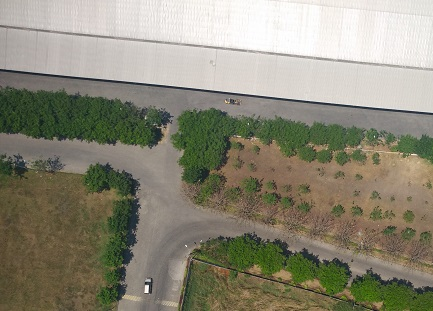
//> input picture A1.jpg, 433 x 311 px
$ ./imgreg   (built with g++ and OpenCV 4)
//> lines starting //> are read from the running program, lines starting //| are printed output that depends on the picture; after the words box and inside, x2 and y2 are one past the last pixel; in counts of white or black regions, pixels touching at a corner belong together
#include <opencv2\highgui\highgui.hpp>
#include <opencv2\core\core.hpp>
#include <opencv2\imgproc\imgproc.hpp>
#include <iostream>

using namespace cv;
using namespace std;

int main()
{
	Mat gambar_a = imread("A1.jpg"); Mat gambar_b = imread("B1.jpg");
//> further down, gambar_a is the input picture: 311 rows x 433 cols, CV_8UC3; mean B, G, R 118.2, 135.6, 138.9
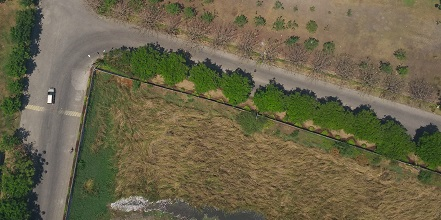
//> input picture B1.jpg, 441 x 220 px
//> further down, gambar_b is the input picture: 220 rows x 441 cols, CV_8UC3; mean B, G, R 73.5, 100.3, 106.9
	Mat out;
	Point minloc, maxloc;
	double min, max;
	int x_tmp = gambar_a.cols / 3;
//> x_tmp = 144
	int y_tmp = gambar_a.rows / 3;
//> y_tmp = 103
	for (;;)
	{
		if (gambar_a.empty() || gambar_b.empty()) break;
		Mat a_hasil = gambar_a.clone();
		Mat b_hasil = gambar_b.clone();
		imshow("B", b_hasil);
		imshow("A", a_hasil);
		for (int i = 0; i<3; i++) //kebawah
		{
			for (int j = 0; j<3; j++) //nyamping
			{
				Rect kotak(j*x_tmp, i*y_tmp, x_tmp, y_tmp);
				rectangle(gambar_a, Rect(j*x_tmp, i*y_tmp, x_tmp, y_tmp), Scalar(0, 0, 0), 2);
				Mat tmp = gambar_a(kotak);
				matchTemplate(gambar_b, tmp, out, TM_CCOEFF_NORMED);
				minMaxLoc(out, NULL, &max, NULL, &maxloc);
				//printf("Posisi = %d,%d\n", maxloc.x,maxloc.y);
				//printf("Nilai = %f\n", max);
				if (max > 0.7)
				{
					int lokasi_ax = j*x_tmp; //lokasi x di A
					int lokasi_ay = i*y_tmp; //lokasi y di A
					int tmpx = maxloc.x; //lokasi x di B
					int tmpy = maxloc.y; //lokasi y di B
					int hasilx = lokasi_ax - tmpx; //lokasi x di hasil
					int hasily = lokasi_ay - tmpy; //lokasi y di hasil
					Mat hasil = Mat::zeros(Size(hasilx + b_hasil.cols, hasily + b_hasil.rows), CV_8UC3);
					rectangle(gambar_b, Rect(maxloc.x, maxloc.y, x_tmp, y_tmp), Scalar(255, 0, 0), 2);
					a_hasil.copyTo(hasil(Rect(0, 0, a_hasil.cols, a_hasil.rows)));
					b_hasil.copyTo(hasil(Rect(hasilx, hasily, b_hasil.cols, b_hasil.rows)));
					//cout << hasilx << " " << hasily << endl;
					imshow("hasil", hasil);
					imwrite("Hasil.jpg", hasil);
					waitKey(0);
				}
				// [4 lines of commented-out code are left out]
			}
		}
//> this loop made 3 passes
//> (max, maxloc) on passes 1 to 3: (0.185, Point(213, 117)), (0.208, Point(95, 33)), (0.718, Point(191, 16))
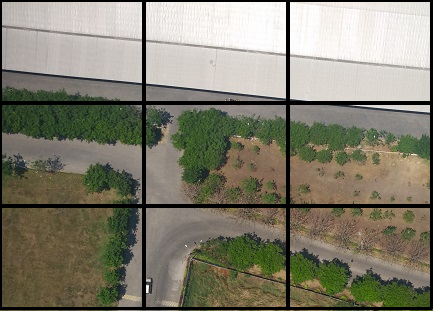
//> gambar_a: 311 rows x 433 cols, CV_8UC3; 7.05% of pixels changed, all inside (x1, y1, x2, y2) = (0, 0, 433, 310)
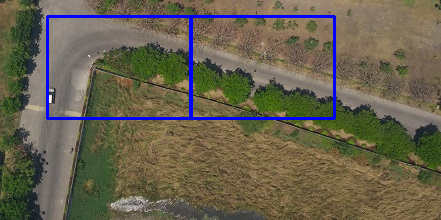
//> gambar_b: 220 rows x 441 cols, CV_8UC3; 2.81% of pixels changed, all inside (x1, y1, x2, y2) = (46, 15, 336, 120)
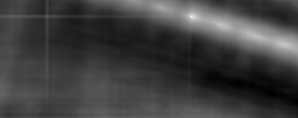
//> out: 118 rows x 298 cols, CV_32FC1; min -0.225, max 0.718, mean 0.0108; drawn with min black and max white
//> after the loop, max = 0.718
	}
	return 0;
}
